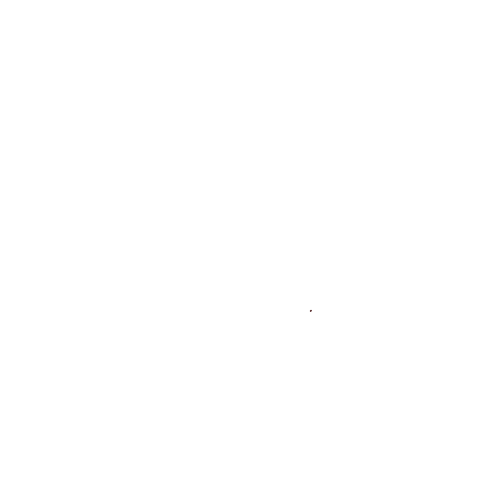
Frame 1 (no input)
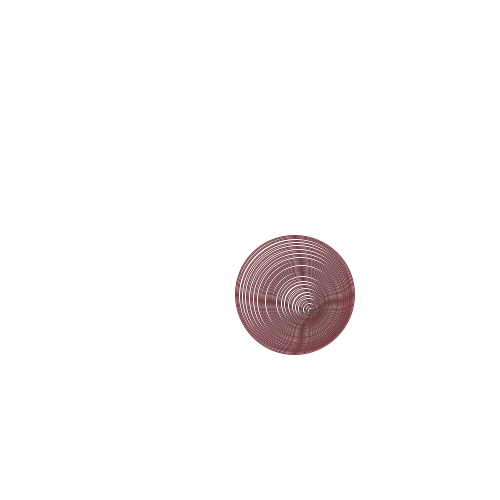
Frame 60 (the mouse pressed at the canvas centre just before this capture)
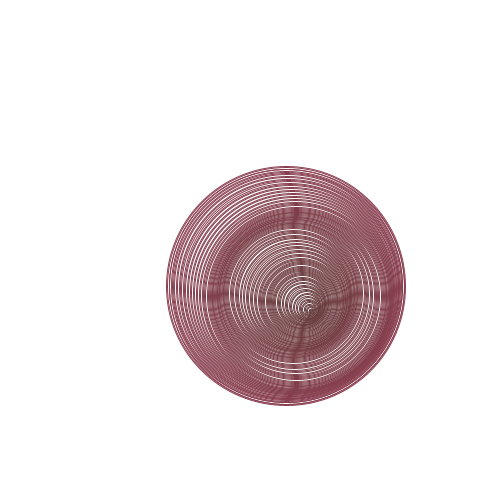
Frame 120 (the mouse held since frame 60 and released just before this capture)

The Processing sketch that drew these frames (run headless with seeded random() and noise(); from frame 60 on, the mouse is pressed at the canvas centre):

// Processing sketch: processing_160339
// ── processing_160339.pde

PVector center;
float size = 1;
float step = 2;
float xyOff = 0.0;
void setup () {
  size (500, 500);
  background(255);
  center = new PVector(width/2, height/2);
  smooth();
  colorMode(HSB, 360, 100, 100);
}
void draw () {

  if (size % 4 > 2) 
  {
    xyOff = xyOff + 0.001;
  } else
  {
    xyOff = xyOff + 0.01;
  }

  float noiseC = noise(xyOff) * 100;

  noFill();

  float colX = map(size, 0, width, 0, 30);
  stroke(360-colX, 40+colX, 40+colX);
  ellipse(center.x +noiseC, center.y+noiseC, size, size);
  size = size + step;
  if (size > width+200)
  {
    size = 0;
    background(360);
  }
}
